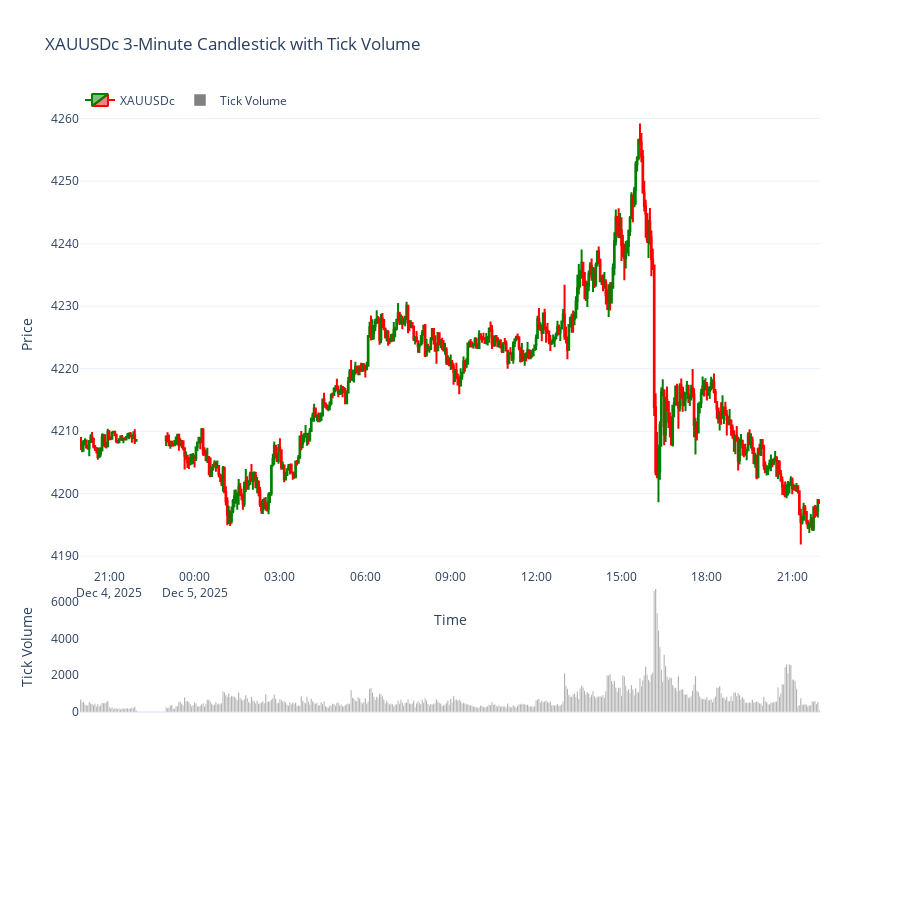

This figure's notebook cell:
### Code cell
import MetaTrader5 as mt5 
import pandas as pd
import numpy as np
import plotly.graph_objects as go
from datetime import datetime, timedelta

# -------------------------
# 1. Initialize MT5
# -------------------------
if not mt5.initialize():
    print("MT5 initialization failed")
    mt5.shutdown()

# -------------------------
# 2. Fetch 3-minute data
# -------------------------
symbol = "XAUUSDc"
timeframe = mt5.TIMEFRAME_M3
n_bars = 500
utc_from = datetime.now() - timedelta(days=3)

rates = mt5.copy_rates_from(symbol, timeframe, utc_from, n_bars)
mt5.shutdown()

# -------------------------
# 3. Convert to DataFrame
# -------------------------
df = pd.DataFrame(rates)
df['time'] = pd.to_datetime(df['time'], unit='s')
df.set_index('time', inplace=True)

# -------------------------
# 4. Remove non-trading periods (weekends)
# -------------------------
df = df[df.index.dayofweek < 5]

# -------------------------
# 5. Plot 3-pane chart (NO HIGHLIGHTS)
# -------------------------
fig = go.Figure()

# Candlestick chart (top pane)
fig.add_trace(go.Candlestick(
    x=df.index,
    open=df['open'],
    high=df['high'],
    low=df['low'],
    close=df['close'],
    name='XAUUSDc',
    increasing_line_color='green',
    decreasing_line_color='red'
))

# Tick-volume bars (middle pane)
fig.add_trace(go.Bar(
    x=df.index,
    y=df['tick_volume'],
    name='Tick Volume',
    marker_color='gray',
    yaxis='y2'
))

# Layout
fig.update_layout(
    template='plotly_white',
    title='XAUUSDc 3-Minute Candlestick with Tick Volume',
    xaxis=dict(title='Time', rangeslider=dict(visible=False)),
    yaxis=dict(title='Price', domain=[0.35, 1]),
    yaxis2=dict(title='Tick Volume', domain=[0.15, 0.33], showgrid=False),
    legend=dict(orientation='h', y=1.02, x=0),
    height=900
)

fig.show()

### Figure 1 — Plotly figure (JSON) as saved in the notebook; plotly's stock layout.template omitted (floating-point values rounded to 4 significant figures; data arrays with more than 128 entries replaced by an {"elided": "..."} marker saying what was removed)
{"data": [{"close": {"elided": "500 float values"}, "decreasing": {"line": {"color": "red"}}, "high": {"elided": "500 float values"}, "increasing": {"line": {"color": "green"}}, "low": {"elided": "500 float values"}, "name": "XAUUSDc", "open": {"elided": "500 float values"}, "type": "candlestick", "x": {"elided": "500 str values"}}, {"marker": {"color": "gray"}, "name": "Tick Volume", "type": "bar", "x": {"elided": "500 str values"}, "y": {"elided": "500 int values"}, "yaxis": "y2"}], "layout": {"height": 900, "legend": {"orientation": "h", "x": 0, "y": 1.02}, "title": {"text": "XAUUSDc 3-Minute Candlestick with Tick Volume"}, "xaxis": {"rangeslider": {"visible": false}, "title": {"text": "Time"}}, "yaxis": {"domain": [0.35, 1], "title": {"text": "Price"}}, "yaxis2": {"domain": [0.15, 0.33], "showgrid": false, "title": {"text": "Tick Volume"}}}}
